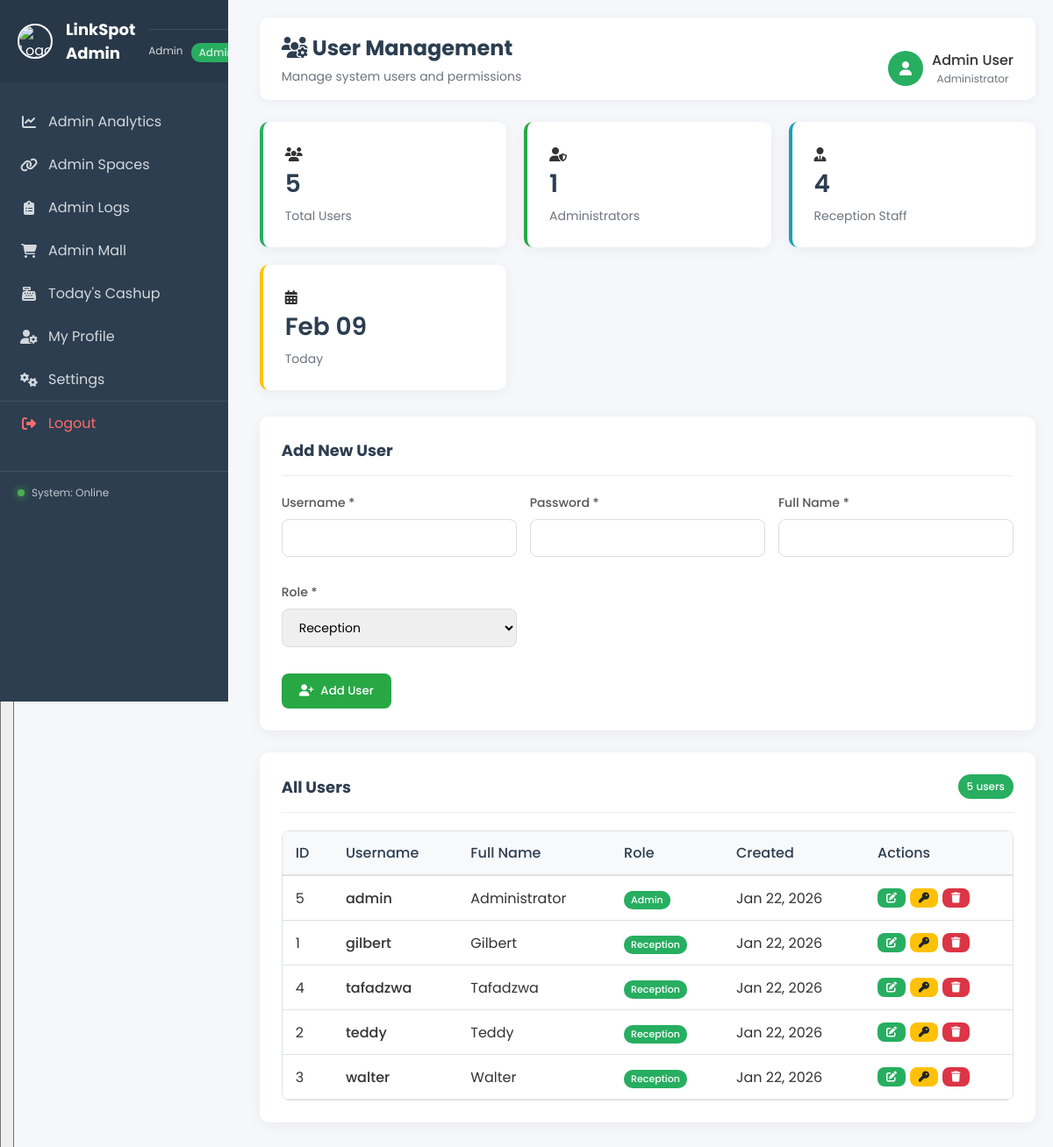
The app's page /admin/admin_users.php with its own data.
### tables this page shows
CREATE TABLE `users` (
  `id` int(11) NOT NULL,
  `username` varchar(50) NOT NULL,
  `password` varchar(255) NOT NULL,
  `full_name` varchar(100) DEFAULT NULL,
  `role` varchar(20) DEFAULT 'reception',
  `created_at` timestamp NOT NULL DEFAULT current_timestamp()
);

### admin/admin_users.php (the view, shortened to what this page needs)
<?php
$db = getDB();
$query = "SELECT * FROM users ORDER BY role, full_name";
$result = $db->query($query);
$users = $result->fetch_all(MYSQLI_ASSOC);
$statsQuery = "SELECT
    COUNT(*) as total_users,
    SUM(CASE WHEN role = 'admin' THEN 1 ELSE 0 END) as admins,
    SUM(CASE WHEN role = 'reception' THEN 1 ELSE 0 END) as reception
    FROM users";
$statsResult = $db->query($statsQuery);
$stats = $statsResult->fetch_assoc();
?>
<!DOCTYPE html>
<html lang="en">
<head>
    <link rel="stylesheet" href="https://cdnjs.cloudflare.com/ajax/libs/font-awesome/6.4.0/css/all.min.css">
</head>
<body>
    <div class="dashboard-page">
        <?php include 'header.php'; ?>
        <div class="main-content">
            <div class="top-bar">
                <div class="page-title">
                    <h1><i class="fas fa-users-cog"></i> User Management</h1>
                    <p>Manage system users and permissions</p>
                </div>
                <div class="user-menu">
                    <div class="user-info">
                        <div class="user-avatar">
                            <i class="fas fa-user"></i>
                        </div>
                        <div>
                            <div style="font-weight: 500;">Admin User</div>
                            <div style="font-size: 12px; color: #6c757d;">Administrator</div>
                        </div>
                    </div>
                </div>
            </div>
            <div class="stats-grid">
                <div class="stat-card">
                    <div class="stat-icon">
                        <i class="fas fa-users"></i>
                    </div>
                    <div class="stat-value"><?php echo $stats['total_users']; ?></div>
                    <div class="stat-label">Total Users</div>
                </div>
                <div class="stat-card success">
                    <div class="stat-icon">
                        <i class="fas fa-user-shield"></i>
                    </div>
                    <div class="stat-value"><?php echo $stats['admins']; ?></div>
                    <div class="stat-label">Administrators</div>
                </div>
                <div class="stat-card info">
                    <div class="stat-icon">
                        <i class="fas fa-user-tie"></i>
                    </div>
                    <div class="stat-value"><?php echo $stats['reception']; ?></div>
                    <div class="stat-label">Reception Staff</div>
                </div>
                <div class="stat-card warning">
                    <div class="stat-icon">
                        <i class="fas fa-calendar-alt"></i>
                    </div>
                    <div class="stat-value"><?php echo date('M d'); ?></div>
                    <div class="stat-label">Today</div>
                </div>
            </div>
            <div class="card">
                <div class="card-header">
                    <h3 class="card-title">Add New User</h3>
                </div>
                <form method="POST" action="">
                    <div class="form-grid">
                        <div class="form-group">
                            <label class="form-label">Username *</label>
                            <input type="text" name="username" class="form-control" required>
                        </div>
                        <div class="form-group">
                            <label class="form-label">Password *</label>
                            <input type="password" name="password" class="form-control" required>
                        </div>
                        <div class="form-group">
                            <label class="form-label">Full Name *</label>
                            <input type="text" name="full_name" class="form-control" required>
                        </div>
                        <div class="form-group">
                            <label class="form-label">Role *</label>
                            <select name="role" class="form-control" required>
                                <option value="reception">Reception</option>
                            </select>
                        </div>
                    </div>
                    <button type="submit" name="add_user" class="btn btn-success">
                        <i class="fas fa-user-plus"></i> Add User
                    </button>
                </form>
            </div>
            <div class="card">
                <div class="card-header">
                    <h3 class="card-title">All Users</h3>
                    <div class="badge" style="background: var(--primary); color: white;">
                        <?php echo count($users); ?> users
                    </div>
                </div>
                <div class="table-responsive">
                    <table class="table">
                        <thead>
                            <tr>
                                <th>ID</th>
                                <th>Username</th>
                                <th>Full Name</th>
                                <th>Role</th>
                                <th>Created</th>
                                <th>Actions</th>
                            </tr>
                        </thead>
                        <tbody>
                            <?php foreach ($users as $user): ?>
                            <tr>
                                <td><?php echo $user['id']; ?></td>
                                <td>
                                    <div style="font-weight: 500;"><?php echo $user['username']; ?></div>
                                </td>
                                <td><?php echo $user['full_name']; ?></td>
                                <td>
                                    <span class="role-badge role-<?php echo $user['role']; ?>">
                                        <?php echo ucfirst($user['role']); ?>
                                    </span>
                                </td>
                                <td><?php echo date('M d, Y', strtotime($user['created_at'])); ?></td>
                                <td>
                                    <div style="display: flex; gap: 5px;">
                                        <button class="btn btn-primary btn-sm" onclick="editUser(<?php echo $user['id']; ?>)">
                                            <i class="fas fa-edit"></i>
                                        </button>
                                        <button class="btn btn-warning btn-sm" onclick="resetPassword(<?php echo $user['id']; ?>)">
                                            <i class="fas fa-key"></i>
                                        </button>
                                        <button class="btn btn-danger btn-sm" onclick="deleteUser(<?php echo $user['id']; ?>)">
                                            <i class="fas fa-trash"></i>
                                        </button>
                                    </div>
                                </td>
                            </tr>
                            <?php endforeach; ?>
                        </tbody>
                    </table>
                </div>
            </div>
        </div>
    </div>
</body>
</html>

### admin/header.php (shortened to what this page needs)
<?php
$current_page = basename($_SERVER['PHP_SELF']);
$user_name = $_SESSION['user_name'] ?? 'Admin';
$user_role = $_SESSION['user_role'] ?? 'Administrator';
?>
<div class="sidebar">
    <div class="sidebar-header">
        <img src="https://scontent.fhre1-2.fna.fbcdn.net/v/t39.30808-6/358463300_669326775209841_5422243091594236605_n.jpg?_nc_cat=110&ccb=1-7&_nc_sid=6ee11a&_nc_ohc=xvYFlRpuCysQ7kNvwE1kVf7&_nc_oc=AdkIzCWNuer7eKsitiYPxWIEh6EeFJiR3OzMoX521DlWvneItUpdDQFAWg3h-EMy8-s&_nc_zt=23&_nc_ht=scontent.fhre1-2.fna&_nc_gid=igic6zzb6eWSf_Zi3oMxRw&oh=00_AfqSWFzSgi_3m_PNmez8FRZVwa7RrMtw_TkV8n8fIrbSrg&oe=697A3BAF"
             alt="Logo">
        <h3>LinkSpot Admin</h3>
        <div class="user-info">
            <small><?php echo htmlspecialchars($user_name); ?></small>
            <small class="role-badge"><?php echo htmlspecialchars($user_role); ?></small>
        </div>
    </div>
    <ul class="sidebar-menu">
        <li class="nav-item">
            <a href="admin_analytics.php" class="nav-link <?php echo $current_page == 'admin_analytics.php' ? 'active' : ''; ?>">
                <i class="fas fa-chart-line"></i>
                <span>Admin Analytics</span>
            </a>
        </li>
        <li class="nav-item">
            <a href="admin_spaces.php" class="nav-link <?php echo $current_page == 'admin_spaces.php' ? 'active' : ''; ?>">
                <i class="fas fa-link"></i>
                <span>Admin Spaces</span>
            </a>
        </li>
        <li class="nav-item">
            <a href="admin_logs.php" class="nav-link <?php echo $current_page == 'admin_logs.php' ? 'active' : ''; ?>">
                <i class="fas fa-clipboard-list"></i>
                <span>Admin Logs</span>
            </a>
        </li>
        <li class="nav-item">
            <a href="admin_mall.php" class="nav-link <?php echo $current_page == 'admin_mall.php' ? 'active' : ''; ?>">
                <i class="fas fa-shopping-cart"></i>
                <span>Admin Mall</span>
            </a>
        </li>
        <li class="nav-item">
            <a href="cashup.php" class="nav-link <?php echo $current_page == 'cashup.php' ? 'active' : ''; ?>">
                <i class="fas fa-cash-register"></i>
                <span>Today's Cashup</span>
            </a>
        </li>
        <li class="nav-item">
            <a href="admin_profile.php" class="nav-link <?php echo $current_page == 'admin_profile.php' ? 'active' : ''; ?>">
                <i class="fas fa-user-cog"></i>
                <span>My Profile</span>
            </a>
        </li>
        <li class="nav-item">
            <a href="settings.php" class="nav-link <?php echo $current_page == 'settings.php' ? 'active' : ''; ?>">
                <i class="fas fa-cogs"></i>
                <span>Settings</span>
            </a>
        </li>
        <li class="nav-item logout-item">
            <a href="logout.php" class="nav-link logout-link">
                <i class="fas fa-sign-out-alt"></i>
                <span>Logout</span>
            </a>
        </li>
    </ul>
    <div class="sidebar-footer">
        <div class="system-status">
            <span class="status-indicator active"></span>
            <small>System: Online</small>
        </div>
    </div>
</div>
<button class="mobile-menu-toggle" onclick="toggleSidebar()">
</button>

### admin/header.php (style rules this page uses)
.user-info { margin-top: 10px; padding-top: 10px; border-top: 1px solid rgba(255,255,255,0.1); text-align: center; }
.user-info small { display: block; color: rgba(255,255,255,0.8); font-size: 12px; }
.role-badge { background: var(--primary); color: white; padding: 2px 8px; border-radius: 10px; font-size: 11px; margin-top: 5px; display: inline-block; }
.logout-item { margin-top: auto; border-top: 1px solid rgba(255,255,255,0.1); }
.logout-link { color: #ff6b6b; }
.sidebar-footer { padding: 15px 20px; border-top: 1px solid rgba(255,255,255,0.1); margin-top: 10px; }
.system-status { display: flex; align-items: center; gap: 8px; }
.status-indicator { width: 8px; height: 8px; border-radius: 50%; background: #4CAF50; }
.status-indicator.active { background: #4CAF50; box-shadow: 0 0 10px #4CAF50; }
.sidebar-footer small { color: rgba(255,255,255,0.7); font-size: 12px; }

### records on screen
users: id "5", username "admin", full_name "Administrator", role "Admin", created_at "Jan 22, 2026"
users: id "1", username "gilbert", full_name "Gilbert", role "Reception", created_at "Jan 22, 2026"
users: id "4", username "tafadzwa", full_name "Tafadzwa", role "Reception", created_at "Jan 22, 2026"
users: id "2", username "teddy", full_name "Teddy", role "Reception", created_at "Jan 22, 2026"
users: id "3", username "walter", full_name "Walter", role "Reception", created_at "Jan 22, 2026"

### other values on screen
$user_name "Admin"
$stats['total_users'] "5"
$stats['admins'] "1"
$stats['reception'] "4"
count($users) "5"
